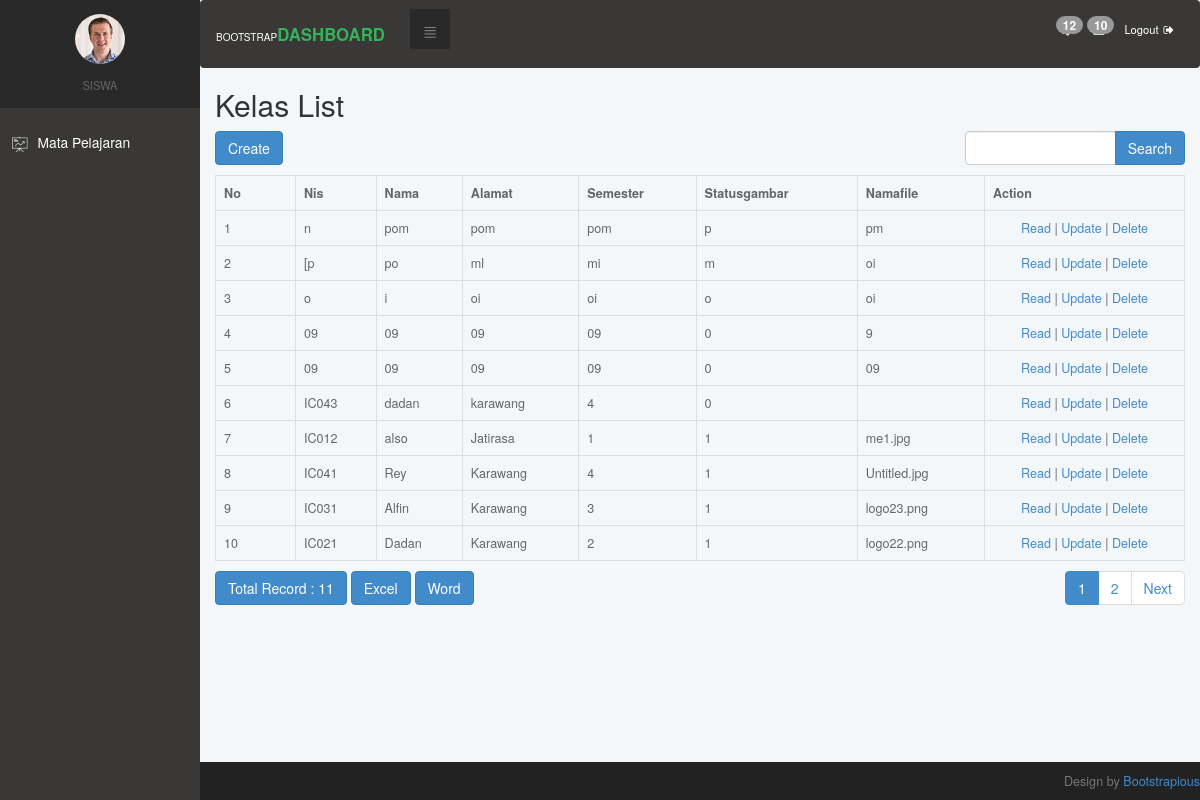
The page /index.php/kelasbaru on the database its author committed.
### tables this page shows
CREATE TABLE `kelas` (
  `id_mhs` int(3) NOT NULL,
  `nis` char(5) NOT NULL,
  `nama` varchar(25) NOT NULL,
  `alamat` varchar(50) NOT NULL,
  `semester` varchar(3) NOT NULL,
  `statusgambar` varchar(1) NOT NULL,
  `namafile` varchar(50) NOT NULL
);

### application/controllers/Kelasbaru.php (called while the page is built, shortened)
<?php
class Kelasbaru extends CI_Controller
{
    function __construct()
    {
        $this->load->model('Kelasbaru_model');
        $this->load->library('form_validation');
    }
    public function index()
    {
        $q = urldecode($this->input->get('q', TRUE));
        $start = intval($this->input->get('start'));
        if ($q <> '') {
            $config['base_url'] = base_url() . 'kelasbaru/index.html?q=' . urlencode($q);
            $config['first_url'] = base_url() . 'kelasbaru/index.html?q=' . urlencode($q);
        } else {
            $config['base_url'] = base_url() . 'kelasbaru/index.html';
            $config['first_url'] = base_url() . 'kelasbaru/index.html';
        }
        $config['per_page'] = 10;
        $config['page_query_string'] = TRUE;
        $config['total_rows'] = $this->Kelasbaru_model->total_rows($q);
        $kelasbaru = $this->Kelasbaru_model->get_limit_data($config['per_page'], $start, $q);
        $this->load->library('pagination');
        $this->pagination->initialize($config);
        $data = array(
            'kelasbaru_data' => $kelasbaru,
            'q' => $q,
            'pagination' => $this->pagination->create_links(),
            'total_rows' => $config['total_rows'],
            'start' => $start,
        );
        $this->load->view('template/header');
        $this->load->view('template/sidenavbar');
        $this->load->view('template/navbar');
        $this->load->view('kelasbaru/kelas_list', $data);
        $this->load->view('template/footer');
    }
}

### index.php (called while the page is built, shortened)
<?php
require_once BASEPATH.'core/CodeIgniter.php';

### application/config/config.php (called while the page is built, shortened)
<?php
$config['base_url'] = 'http://localhost:8080/latihan_ci/';
$config['index_page'] = '';
$config['uri_protocol']	= 'REQUEST_URI';
$config['url_suffix'] = '.html';
$config['language']	= 'english';
$config['charset'] = 'UTF-8';
$config['enable_hooks'] = FALSE;
$config['subclass_prefix'] = 'MY_';
$config['composer_autoload'] = FALSE;
$config['permitted_uri_chars'] = 'a-z 0-9~%.:_\-';
$config['enable_query_strings'] = FALSE;
$config['controller_trigger'] = 'c';
$config['function_trigger'] = 'm';
$config['directory_trigger'] = 'd';
$config['allow_get_array'] = TRUE;
$config['log_threshold'] = 0;
$config['log_path'] = '';
$config['log_file_extension'] = '';
$config['log_file_permissions'] = 0644;
$config['log_date_format'] = 'Y-m-d H:i:s';
$config['error_views_path'] = '';
$config['cache_path'] = '';
$config['cache_query_string'] = FALSE;
$config['encryption_key'] = 'randomstring';
$config['sess_driver'] = 'files';
$config['sess_cookie_name'] = 'ci_session';
$config['sess_expiration'] = 7200;
$config['sess_save_path'] = NULL;
$config['sess_match_ip'] = FALSE;
$config['sess_time_to_update'] = 300;
$config['sess_regenerate_destroy'] = FALSE;
$config['cookie_prefix']	= '';
$config['cookie_domain']	= '';
$config['cookie_path']		= '/';
$config['cookie_secure']	= FALSE;
$config['cookie_httponly'] 	= FALSE;
$config['standardize_newlines'] = FALSE;
$config['global_xss_filtering'] = FALSE;
$config['csrf_protection'] = FALSE;
$config['csrf_token_name'] = 'csrf_test_name';
$config['csrf_cookie_name'] = 'csrf_cookie_name';
$config['csrf_expire'] = 7200;
$config['csrf_regenerate'] = TRUE;
$config['csrf_exclude_uris'] = array();
$config['compress_output'] = FALSE;
$config['time_reference'] = 'local';
$config['rewrite_short_tags'] = FALSE;
$config['proxy_ips'] = '';

### application/models/Kelasbaru_model.php (called while the page is built, shortened)
<?php
class Kelasbaru_model extends CI_Model
{
    public $table = 'kelas';
    public $id = 'id_mhs';
    public $order = 'DESC';
    function total_rows($q = NULL) {
        $this->db->like('id_mhs', $q);
	$this->db->or_like('nis', $q);
	$this->db->or_like('nama', $q);
	$this->db->or_like('alamat', $q);
	$this->db->or_like('semester', $q);
	$this->db->or_like('statusgambar', $q);
	$this->db->or_like('namafile', $q);
	$this->db->from($this->table);
        return $this->db->count_all_results();
    }
    function get_limit_data($limit, $start = 0, $q = NULL) {
        $this->db->order_by($this->id, $this->order);
        $this->db->like('id_mhs', $q);
	$this->db->or_like('nis', $q);
	$this->db->or_like('nama', $q);
	$this->db->or_like('alamat', $q);
	$this->db->or_like('semester', $q);
	$this->db->or_like('statusgambar', $q);
	$this->db->or_like('namafile', $q);
	$this->db->limit($limit, $start);
        return $this->db->get($this->table)->result();
    }
}

### application/views/kelasbaru/kelas_list.php (the view, shortened to what this page needs)
<!doctype html>
<html>
    <head>
        <link rel="stylesheet" href="<?php echo base_url('assets/bootstrap/css/bootstrap.min.css') ?>"/>
    </head>
    <body>
        <h2 style="margin-top:0px">Kelas List</h2>
        <div class="row" style="margin-bottom: 10px">
            <div class="col-md-4">
                <?php echo anchor(site_url('kelasbaru/create'),'Create', 'class="btn btn-primary"'); ?>
            </div>
            <div class="col-md-4 text-center">
            </div>
            <div class="col-md-1 text-right">
            </div>
            <div class="col-md-3 text-right">
                <form action="<?php echo site_url('kelasbaru/index'); ?>" class="form-inline" method="get">
                    <div class="input-group">
                        <input type="text" class="form-control" name="q" value="<?php echo $q; ?>">
                        <span class="input-group-btn">
                          <button class="btn btn-primary" type="submit">Search</button>
                        </span>
                    </div>
                </form>
            </div>
        </div>
        <table class="table table-bordered" style="margin-bottom: 10px">
            <tr>
                <th>No</th>
		<th>Nis</th>
		<th>Nama</th>
		<th>Alamat</th>
		<th>Semester</th>
		<th>Statusgambar</th>
		<th>Namafile</th>
		<th>Action</th>
            </tr><?php
            foreach ($kelasbaru_data as $kelasbaru)
            {
                ?>
                <tr>
			<td width="80px"><?php echo ++$start ?></td>
			<td><?php echo $kelasbaru->nis ?></td>
			<td><?php echo $kelasbaru->nama ?></td>
			<td><?php echo $kelasbaru->alamat ?></td>
			<td><?php echo $kelasbaru->semester ?></td>
			<td><?php echo $kelasbaru->statusgambar ?></td>
			<td><?php echo $kelasbaru->namafile ?></td>
			<td style="text-align:center" width="200px">
				<?php
				echo anchor(site_url('kelasbaru/read/'.$kelasbaru->id_mhs),'Read');
				echo ' | ';
				echo anchor(site_url('kelasbaru/update/'.$kelasbaru->id_mhs),'Update');
				echo ' | ';
				echo anchor(site_url('kelasbaru/delete/'.$kelasbaru->id_mhs),'Delete','onclick="javasciprt: return confirm(\'Are You Sure ?\')"');
				?>
			</td>
		</tr>
                <?php
            }
            ?>
        </table>
        <div class="row">
            <div class="col-md-6">
                <a href="#" class="btn btn-primary">Total Record : <?php echo $total_rows ?></a>
		<?php echo anchor(site_url('kelasbaru/excel'), 'Excel', 'class="btn btn-primary"'); ?>
		<?php echo anchor(site_url('kelasbaru/word'), 'Word', 'class="btn btn-primary"'); ?>
	    </div>
            <div class="col-md-6 text-right">
                <?php echo $pagination ?>
            </div>
        </div>
    </body>
</html>

### application/config/pagination.php (shortened to what this page needs)
<?php  if ( ! defined('BASEPATH')) exit('No direct script access allowed');
$config['full_tag_open'] = '<nav><ul class="pagination" style="margin-top:0px">';
$config['full_tag_close'] = '</ul></nav>';
$config['next_tag_open'] = '<li>';
$config['next_tag_close'] = '</li>';
$config['cur_tag_open'] = '<li class="active"><a>';
$config['cur_tag_close'] = '</a></li>';
$config['num_tag_open'] = '<li>';
$config['num_tag_close'] = '</li>';

### application/views/template/header.php (shortened to what this page needs)
<!DOCTYPE html>
<html>
  <head>
    <link rel="stylesheet" href="<?php echo base_url();?>assets/backend/vendor/bootstrap/css/bootstrap.min.css">
    <link rel="stylesheet" href="<?php echo base_url();?>assets/backend/vendor/font-awesome/css/font-awesome.min.css">
    <link rel="stylesheet" href="<?php echo base_url();?>assets/backend/css/fontastic.css">
    <link rel="stylesheet" href="<?php echo base_url();?>assets/backend/css/grasp_mobile_progress_circle-1.0.0.min.css">
    <link rel="stylesheet" href="<?php echo base_url();?>assets/backend/vendor/malihu-custom-scrollbar-plugin/jquery.mCustomScrollbar.css">
    <link rel="stylesheet" href="<?php echo base_url();?>assets/backend/css/style.default.css" id="theme-stylesheet">
    <link rel="stylesheet" href="<?php echo base_url();?>assets/backend/css/custom.css">
  </head>
  <body>

### application/views/template/sidenavbar.php (shortened to what this page needs)
<?php
$user = $this->session->userdata('nama');
if($user == 'kepsek'){
  $jabatan = "KEPALA SEKOLAH";
  $menu = $menu = "<li class='active'><a href=".base_url('kelasbaru')."> <i class='icon-home'></i><span>Kelas</span></a></li><li> <a href=".base_url('kelasbaru/tugas')."><i class='icon-form'></i><span>Guru</span></a></li><li> <a href=".base_url('kelasbaru/tugas')."><i class='icon-presentation'></i><span>Mata Pelajaran</span></a></li>";
    }elseif($user == "guru"){
      $jabatan = "GURU";
      $menu = "<li> <a href=".base_url('kelasbaru/tugas')."><i class='icon-form'></i><span>Guru</span></a></li><li> <a href=".base_url('kelasbaru/tugas')."><i class='icon-presentation'></i><span>Mata Pelajaran</span></a></li>";
    }else{
      $jabatan = "Siswa";
      $menu = "<li> <a href=".base_url('kelasbaru/tugas')."><i class='icon-presentation'></i><span>Mata Pelajaran</span></a></li>";
    }
  ?>
    <nav class="side-navbar">
      <div class="side-navbar-wrapper">
        <div class="sidenav-header d-flex align-items-center justify-content-center">
          <div class="sidenav-header-inner text-center"><img src="<?php echo base_url();?>assets/backend/img/avatar-1.jpg" alt="person" class="img-fluid rounded-circle">
            <h2 class="h5 text-uppercase"><?php echo strtoupper($user);?></h2><span class="text-uppercase"><?php echo $jabatan;?></span>
          </div>
        </div>
        <div class="main-menu">
          <ul id="side-main-menu" class="side-menu list-unstyled">
            <?php echo $menu;?>
          </ul>
        </div>
      </div>
    </nav>
    <div class="page home-page">

### application/views/template/navbar.php (shortened to what this page needs)
<header class="header">
  <nav class="navbar">
    <div class="container-fluid">
      <div class="navbar-holder d-flex align-items-center justify-content-between">
        <div class="navbar-header"><a id="toggle-btn" href="#" class="menu-btn"><i class="icon-bars"> </i></a><a href="index.html" class="navbar-brand">
            <div class="brand-text d-none d-md-inline-block"><span>Bootstrap </span><strong class="text-primary">Dashboard</strong></div></a></div>
        <ul class="nav-menu list-unstyled d-flex flex-md-row align-items-md-center">
          <li class="nav-item dropdown"> <a id="notifications" rel="nofollow" data-target="#" href="#" data-toggle="dropdown" aria-haspopup="true" aria-expanded="false" class="nav-link"><i class="fa fa-bell"></i><span class="badge badge-warning">12</span></a>
          </li>
          <li class="nav-item dropdown"> <a id="messages" rel="nofollow" data-target="#" href="#" data-toggle="dropdown" aria-haspopup="true" aria-expanded="false" class="nav-link"><i class="fa fa-envelope"></i><span class="badge badge-info">10</span></a>
          </li>
          <li class="nav-item"><a href="<?php echo base_url();?>Login/Logout" class="nav-link logout">Logout<i class="fa fa-sign-out"></i></a></li>
        </ul>
      </div>
    </div>
  </nav>
</header>
<div class="col-lg-12">

### application/views/template/footer.php (shortened to what this page needs)
  </div>
</div>
<footer class="main-footer">
        <div class="container-fluid">
          <div class="row">
            <div class="col-sm-6">
              <p>Your company &copy; 2017-2019</p>
            </div>
            <div class="col-sm-6 text-right">
              <p>Design by <a href="https://bootstrapious.com" class="external">Bootstrapious</a></p>
            </div>
          </div>
        </div>
      </footer>
  </body>
</html>

### assets/backend/css/style.default.css (style rules this page uses)
a { display: inline-block; text-decoration: none; color: #fff; -webkit-transition: all 0.3s; transition: all 0.3s; }
ul { padding: 0; margin: 0; }
body { overflow-x: hidden; }
i { display: inline-block; }
span { display: inline-block; }
span { font-size: 0.9em; }
p { color: #888; }
i[class*='icon-'] { -webkit-transform: translateY(4px); transform: translateY(4px); }
table { font-size: 0.9em; color: #666; }
.badge { font-weight: 400; border-radius: 0; }
.page { position: absolute; top: 0; right: 0; -webkit-transition: width 0.3s linear; transition: width 0.3s linear; width: calc(100% - 200px); background-color: #F4F7FA; min-height: 100vh; padding-bottom: 50px; }
h2 { color: #555; font-weight: 400; }
button { cursor: pointer; }
@media (min-width: 768px) { .container-fluid { padding: 0 50px; } }
nav.navbar { background: #393836; padding: .8rem 0; }
nav.navbar .container-fluid { width: 100%; }
nav.navbar .navbar-holder { width: 100%; }
nav.navbar a { font-size: 0.8em; color: #fff; position: relative; }
nav.navbar .badge { position: absolute; top: 0; right: 0; }
nav.navbar a.logout i { margin-left: 5px; }
nav.navbar a.navbar-brand { margin-left: 10px; }
nav.navbar .brand-text { text-transform: uppercase; }
nav.navbar .brand-text strong { font-size: 1.5em; }
nav.navbar a.menu-btn { width: 40px; height: 40px; line-height: 40px; background: #292929; color: #fff; text-align: center; padding: 0 !important; }
nav.navbar a.menu-btn i[class*='icon-'] { -webkit-transform: translateY(4px); transform: translateY(4px); }
nav.side-navbar { position: fixed; top: 0; left: 0; width: 200px; height: 100%; width: 200px; text-align: left; background: #393836; color: #fff; -webkit-transition: all 0.3s linear; transition: all 0.3s linear; z-index: 999; overflow-y: auto; }
nav.side-navbar li { position: relative; }
nav.side-navbar .sidenav-header { background: #292929; padding: 14px; margin-bottom: 10px; }
nav.side-navbar .sidenav-header img { width: 50px; height: 50px; }
nav.side-navbar .sidenav-header span { font-size: 0.8em; color: #666; }
nav.side-navbar a { font-size: 0.95em; font-weight: 300; color: #fff; text-decoration: none; width: 100%; padding: 12px; }
nav.side-navbar span { display: inline-block; }
nav.side-navbar i { font-size: inherit; -webkit-transition: all 0.3s; transition: all 0.3s; margin-right: 10px; }
@media (min-width: 768px) { nav.side-navbar a { font-size: 1.1em; } }
footer.main-footer { position: absolute; width: 100%; bottom: 0; background: #222; padding: 10px 0; }
footer.main-footer p { font-size: 0.7em; color: #777; margin: 0; }
@media (min-width: 768px) { footer.main-footer p { font-size: 0.9em; } }
.navbar { padding: 0.5rem 1rem; }
.navbar-brand { display: inline-block; padding-top: 0.3125rem; padding-bottom: 0.3125rem; margin-right: 1rem; font-size: 1.25rem; }
.btn { font-weight: normal; border: 1px solid transparent; padding: 0.5rem 0.75rem; font-size: 1rem; line-height: 1.25; border-radius: 0; -webkit-transition: all 0.15s ease-in-out; transition: all 0.15s ease-in-out; }
.btn-primary { color: #fff; background-color: #33b35a; border-color: #33b35a; }
body { font-family: "Roboto", sans-serif; font-size: 1rem; font-weight: normal; line-height: 1.5; color: #212529; background-color: #fff; }
a { color: #33b35a; text-decoration: none; }
h1, h2, h3, h4, h5, h6, .h1, .h2, .h3, .h4, .h5, .h6 { margin-bottom: 0.5rem; font-family: inherit; font-weight: 500; line-height: 1.1; color: inherit; }
h2, .h2 { font-size: 1.3rem; }
.text-primary { color: #33b35a !important; }

### application/views/kelasbaru/kelas_list.php (style rules this page uses)
body { padding: 15px; }

### rows shown on the page
kelas: nis "n", nama "pom", alamat "pom", semester "pom", statusgambar "p", namafile "pm", id_mhs "Read", id_mhs "Update", id_mhs "Delete"
kelas: nis "[p", nama "po", alamat "ml", semester "mi", statusgambar "m", namafile "oi", id_mhs "Read", id_mhs "Update", id_mhs "Delete"
kelas: nis "o", nama "i", alamat "oi", semester "oi", statusgambar "o", namafile "oi", id_mhs "Read", id_mhs "Update", id_mhs "Delete"
kelas: nis "09", nama "09", alamat "09", semester "09", statusgambar "0", namafile "9", id_mhs "Read", id_mhs "Update", id_mhs "Delete"
kelas: nis "09", nama "09", alamat "09", semester "09", statusgambar "0", namafile "09", id_mhs "Read", id_mhs "Update", id_mhs "Delete"
kelas: nis "IC043", nama "dadan", alamat "karawang", semester "4", statusgambar "0", id_mhs "Read", id_mhs "Update", id_mhs "Delete"
kelas: nis "IC012", nama "also", alamat "Jatirasa", semester "1", statusgambar "1", namafile "me1.jpg", id_mhs "Read", id_mhs "Update", id_mhs "Delete"
kelas: nis "IC041", nama "Rey", alamat "Karawang", semester "4", statusgambar "1", namafile "Untitled.jpg", id_mhs "Read", id_mhs "Update", id_mhs "Delete"
kelas: nis "IC031", nama "Alfin", alamat "Karawang", semester "3", statusgambar "1", namafile "logo23.png", id_mhs "Read", id_mhs "Update", id_mhs "Delete"
kelas: nis "IC021", nama "Dadan", alamat "Karawang", semester "2", statusgambar "1", namafile "logo22.png", id_mhs "Read", id_mhs "Update", id_mhs "Delete"

### other values the page prints
$jabatan "SISWA"
$total_rows "11"
anchor(site_url('kelasbaru/word'), 'Word', 'class="btn btn-primary"') "Word"
$pagination "1 2 Next"
